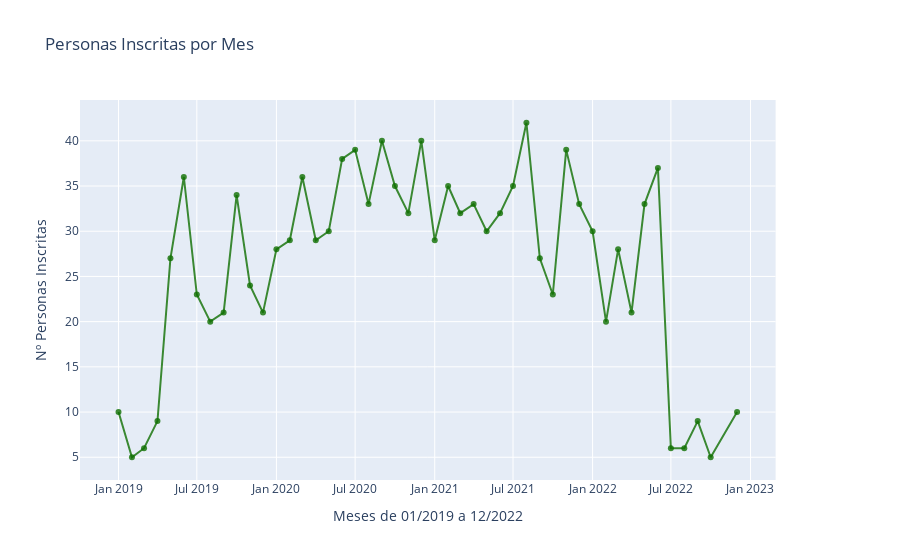

The code cell stored with this chart in its notebook:
### Code cell
from plotly.subplots import make_subplots

fig = make_subplots(specs=[[{'secondary_y': True}]])

fig.add_trace(
    go.Scatter(
    x = inscripciones_mensuales['fechaInscripcion'],
    y = inscripciones_mensuales['nPersonasInscritas'],
    name = 'Nº Personas Inscritas',
    mode = 'lines+markers',
    marker = dict(color = 'rgba(16, 112, 2, 0.8)'))
)

fig.update_layout(
    title_text='Personas Inscritas por Mes'
)

fig.update_xaxes(title_text='Meses de 01/2019 a 12/2022')

fig.update_yaxes(title_text='Nº Personas Inscritas')

fig.show()

### Figure 1 — Plotly figure (JSON) as saved in the notebook; plotly's stock layout.template omitted (floating-point values rounded to 4 significant figures)
{"data": [{"marker": {"color": "rgba(16, 112, 2, 0.8)"}, "mode": "lines+markers", "name": "Nº Personas Inscritas", "type": "scatter", "x": ["2019-01", "2019-02", "2019-03", "2019-04", "2019-05", "2019-06", "2019-07", "2019-08", "2019-09", "2019-10", "2019-11", "2019-12", "2020-01", "2020-02", "2020-03", "2020-04", "2020-05", "2020-06", "2020-07", "2020-08", "2020-09", "2020-10", "2020-11", "2020-12", "2021-01", "2021-02", "2021-03", "2021-04", "2021-05", "2021-06", "2021-07", "2021-08", "2021-09", "2021-10", "2021-11", "2021-12", "2022-01", "2022-02", "2022-03", "2022-04", "2022-05", "2022-06", "2022-07", "2022-08", "2022-09", "2022-10", "2022-12"], "y": [10, 5, 6, 9, 27, 36, 23, 20, 21, 34, 24, 21, 28, 29, 36, 29, 30, 38, 39, 33, 40, 35, 32, 40, 29, 35, 32, 33, 30, 32, 35, 42, 27, 23, 39, 33, 30, 20, 28, 21, 33, 37, 6, 6, 9, 5, 10]}], "layout": {"title": {"text": "Personas Inscritas por Mes"}, "xaxis": {"anchor": "y", "domain": [0, 0.94], "title": {"text": "Meses de 01/2019 a 12/2022"}}, "yaxis": {"anchor": "x", "domain": [0, 1], "title": {"text": "Nº Personas Inscritas"}}, "yaxis2": {"anchor": "x", "overlaying": "y", "side": "right", "title": {"text": "Nº Personas Inscritas"}}}}
